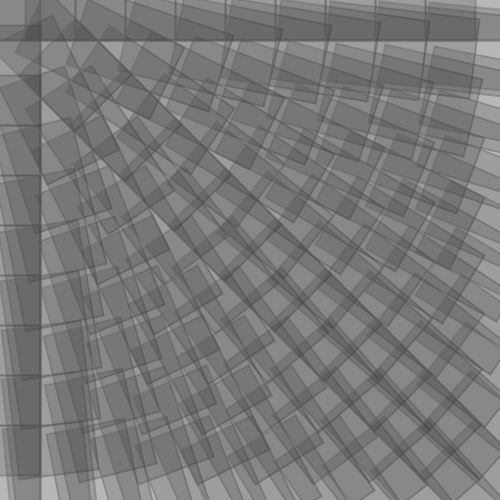
Frame 1 (no input)
Frame 60 (the mouse pressed at the canvas centre just before this capture): identical to frame 1, image omitted
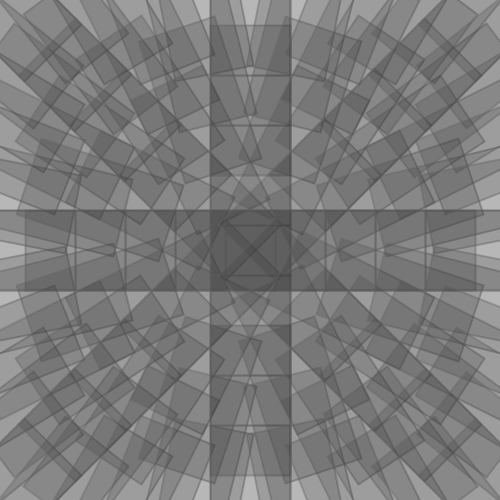
Frame 120 (the mouse held since frame 60 and released just before this capture)

The Processing sketch that drew these frames (run headless with seeded random() and noise(); from frame 60 on, the mouse is pressed at the canvas centre):

// Processing sketch: processing_64123
// ── processing_64123.pde

float xpos, ypos;

void setup() {
  size(500,500);
  xpos = width/2;
 ypos = height/2;
  smooth();
  rectMode(CENTER);
}
void draw() {
  background(255);
  
  for(int i =0; i <=width; i+=50){
    for(int j=0; j<=height; j+=50) {
  
  pushMatrix();
  float angle = atan2(mouseY-j, mouseX-i); // y first. x later.
 translate(i, j);
 rotate(angle);
 
 fill(50,50);
 strokeWeight(2);
 stroke(100,100);
 rect(0,0, 150,80);
popMatrix(); 
    }
  }
}
